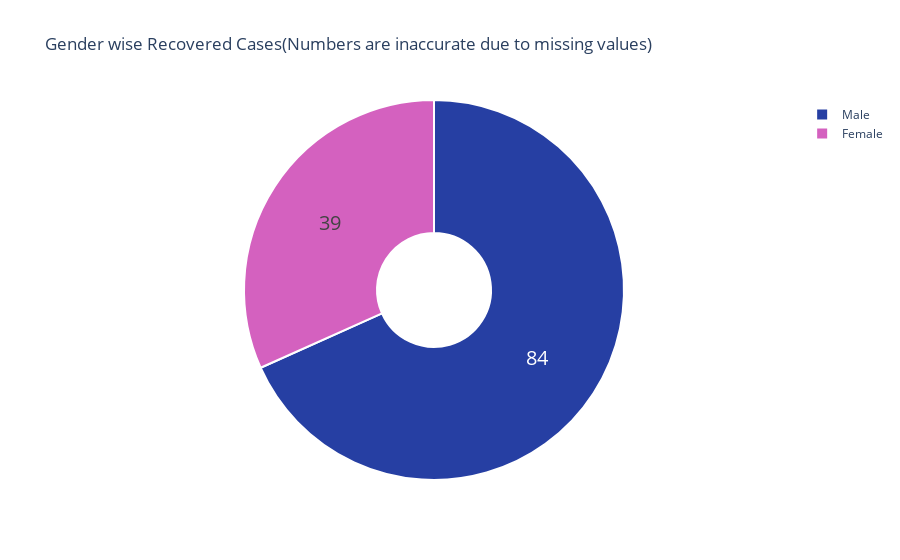

Notebook cell for this chart:
### Code cell
tempr = p_df[['current_status','gender']].dropna()
rcvd = tempr[tempr['current_status'] == 'Recovered']
r_f = len(rcvd[rcvd['gender'] == 'F'])
r_m = len(rcvd[rcvd['gender'] == 'M'])
fig = go.Figure(data=[go.Pie(labels=['Male','Female'],
                             values= [r_m,r_f],hole =.3)])
fig.update_traces(hoverinfo='label+percent', textinfo='value', textfont_size=20,
                  marker=dict(colors=['#263fa3', '#d461bf'], line=dict(color='#FFFFFF', width=2)))
fig.update_layout(title_text='Gender wise Recovered Cases(Numbers are inaccurate due to missing values)',
plot_bgcolor='rgb(275, 270, 273)')
fig.show()

### Figure 1 — Plotly figure (JSON) as saved in the notebook; plotly's stock layout.template omitted (floating-point values rounded to 4 significant figures)
{"data": [{"hole": 0.3, "hoverinfo": "label+percent", "labels": ["Male", "Female"], "marker": {"colors": ["#263fa3", "#d461bf"], "line": {"color": "#FFFFFF", "width": 2}}, "textfont": {"size": 20}, "textinfo": "value", "type": "pie", "values": [84, 39]}], "layout": {"plot_bgcolor": "rgb(275, 270, 273)", "title": {"text": "Gender wise Recovered Cases(Numbers are inaccurate due to missing values)"}}}
